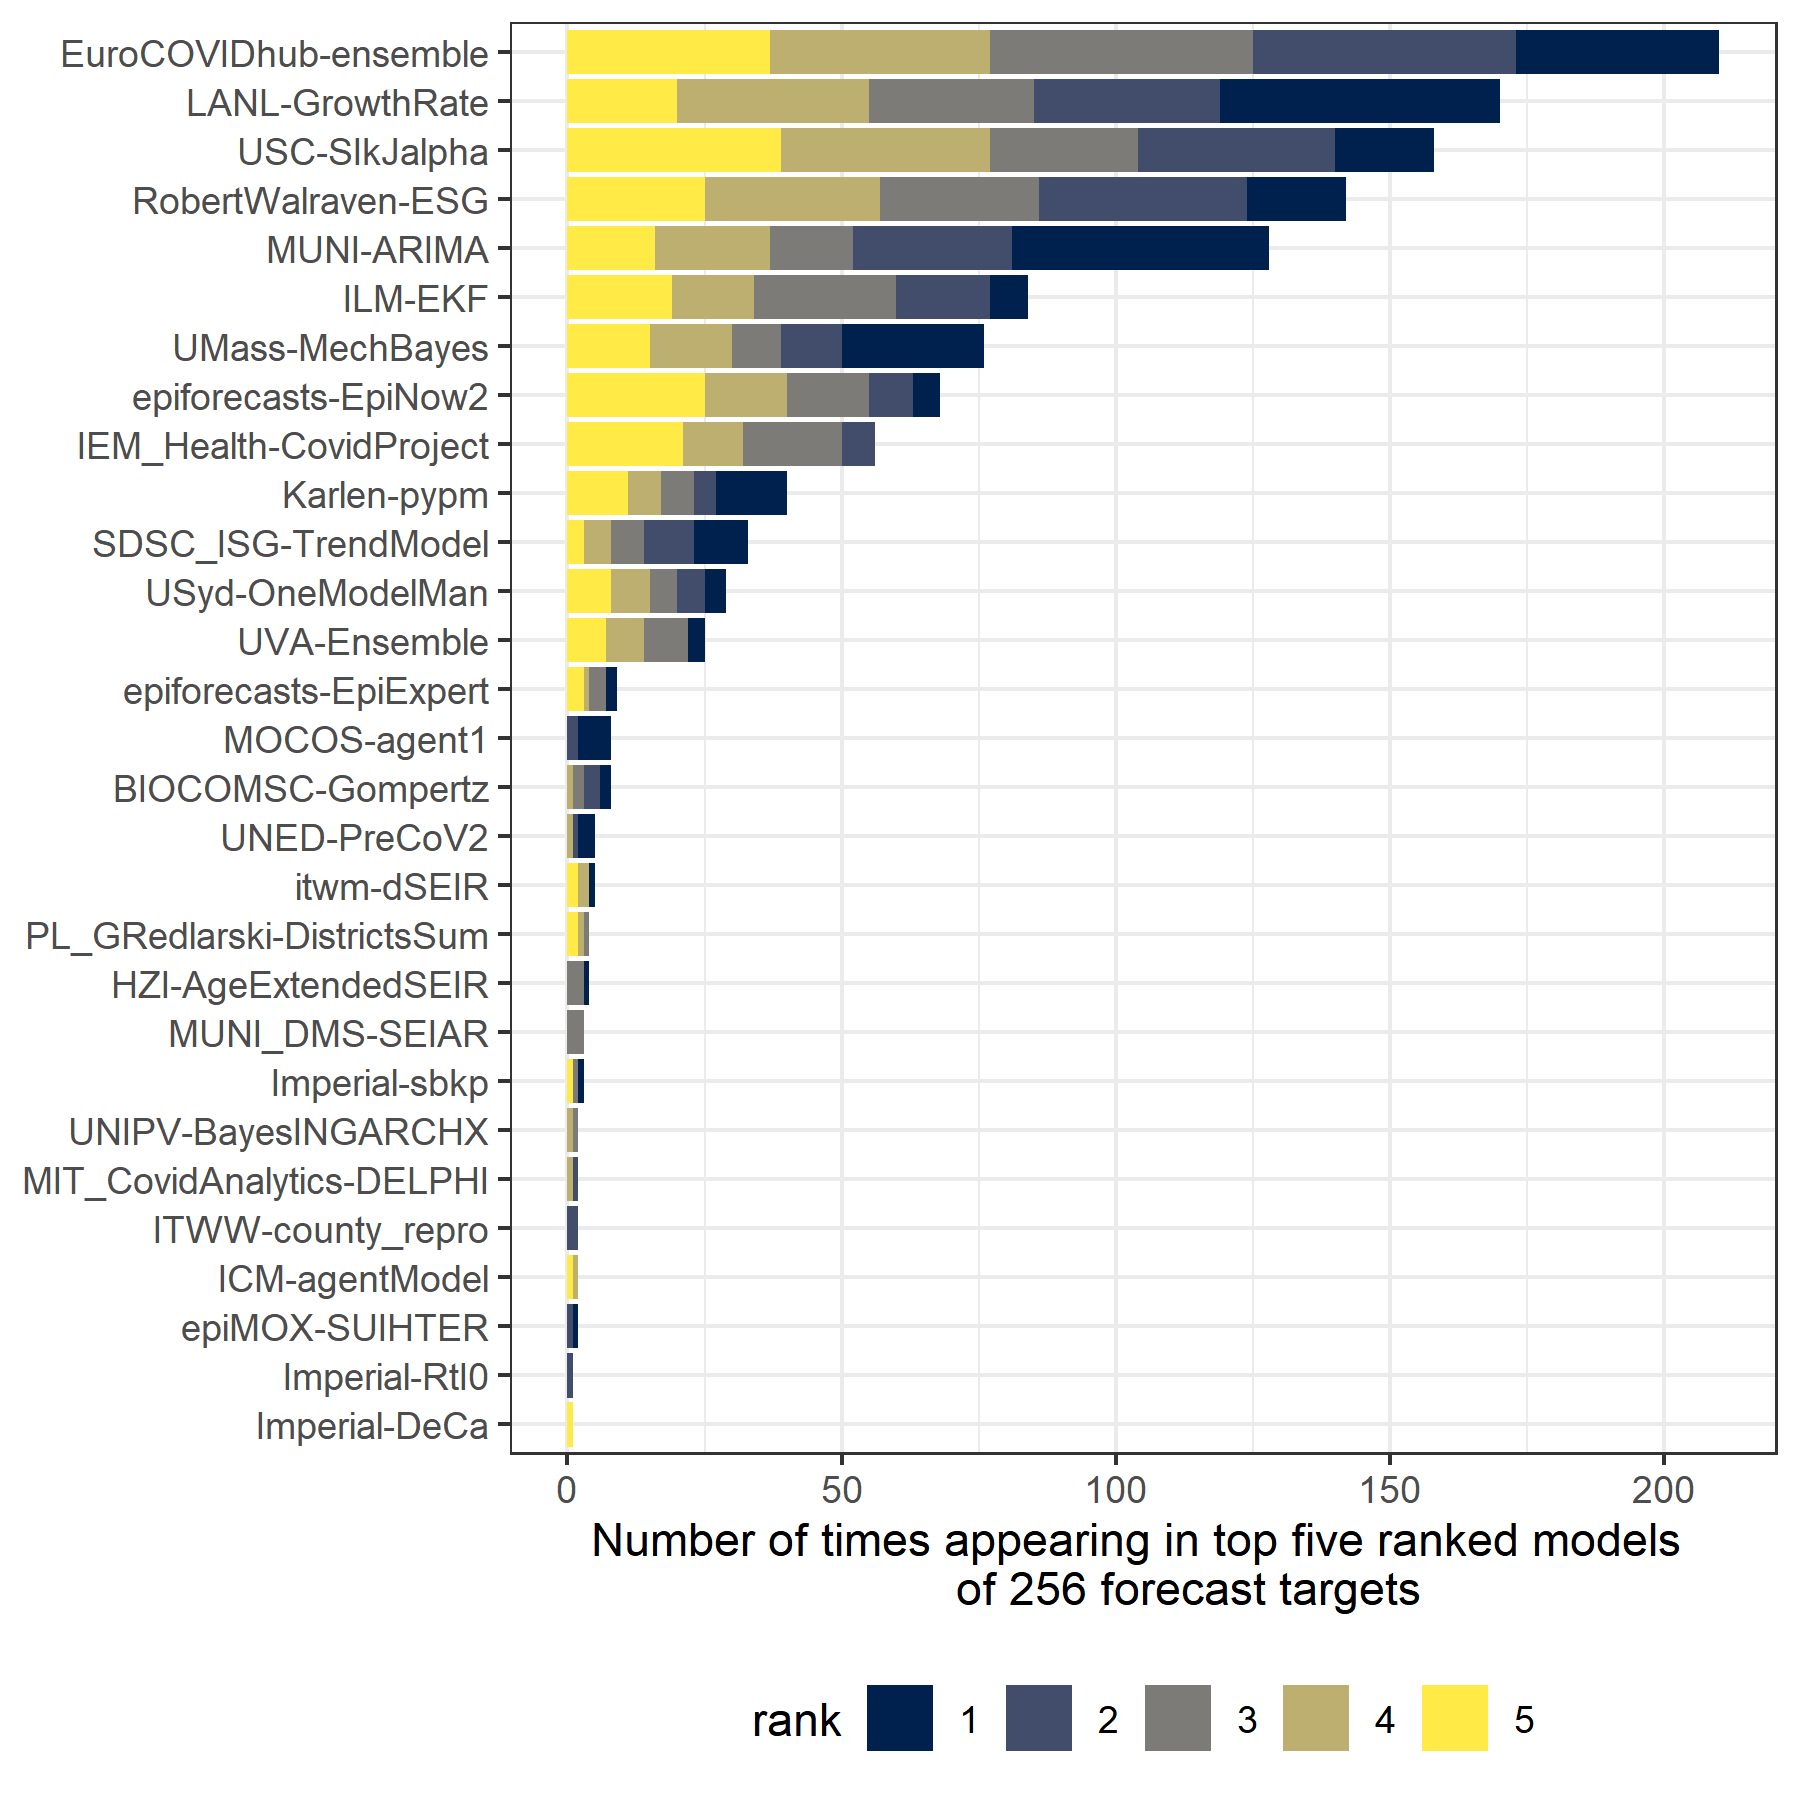

Recreate this plot in R.
# Consistency of model performance among forecast targets
# Compare ranks: Which models appear in top n rank? 
source(here::here("code", "papers", "forecast-eval", "get-eval.R"))
# 
# 256 forecast combinations: 2 target variables * 32 locations * 4 horizons 
combinations <- length(unique(eval_all_locs$horizon)) * 
  length(unique(eval_all_locs$target_variable)) * 
  length(unique(eval_all_locs$location))

# Top model for each location ~ horizon ~ variable
top_models_targets <- eval_all_locs %>%
  filter(!grepl("baseline", model)) %>%
  group_by(location, target_variable_neat, horizon) %>%
  arrange(rel_ae, .by_group = TRUE) %>%
  mutate(rank = row_number())

# number of forecast targets when the best model was worse than the baseline
nrow(filter(top_models_targets, rel_ae >= 1)) / nrow(top_models_targets) * 100

# number of times each model was the best ranked among models
#  - this includes tied pairs
ranks <- top_models_targets %>%
  group_by(model) %>%
  summarise(rank_1 = sum(rank == 1),
            rank_2 = sum(rank == 2),
            rank_3 = sum(rank == 3),
            rank_4 = sum(rank == 4),
            rank_5 = sum(rank == 5)) %>%
  mutate(rank.sum = rank_1 + rank_2 + rank_3 + rank_4 + rank_5)
# of all 256 targets, the ensemble appeared in the top 5 models ranked by relative AE,
# 210 times, more than any other model.  

rank_long <- ranks %>%
  pivot_longer(cols = starts_with("rank_"),
               names_to = "rank",
               values_to = "rank_n") %>%
  mutate(rank = as.numeric(stringr::str_remove_all(rank, "rank_"))) %>%
  filter(rank_n > 0)

# Plot
rank_long %>%
  mutate(model = fct_reorder(model, rank.sum),
         rank = fct_inseq(factor(rank))) %>%
  ggplot(aes(x = rank_n, y = model, fill = rank)) +
  geom_col() +
  scale_fill_viridis_d(option = 10) +
  labs(x = "Number of times appearing in top five ranked models 
       of 256 forecast targets",
       y = NULL) +
  theme_bw() +
  theme(legend.position = "bottom")
ggsave(filename = paste0(file_path, "eval-ranks.png"),
       height = 6, width = 6)

# - this just shows the models which forecast for the most number of places

# todo:
# How does the composition of the best performing models change across 
#  different stratifications?





